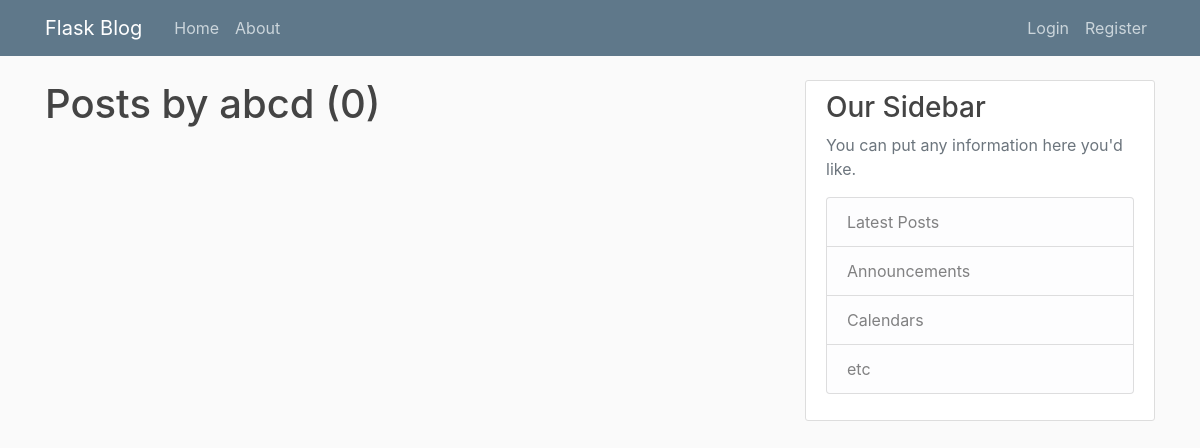
Page /user/abcd on the earlier database version.
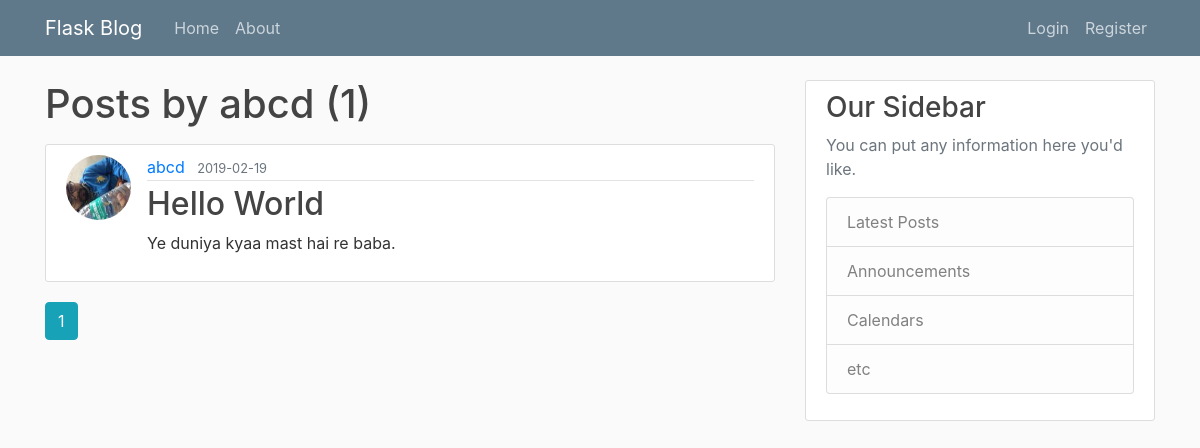
Same page on the later database version.
### blog/models.py (models this page shows, shortened)
class Post(db.Model):
	id=db.Column(db.Integer,primary_key=True)
	title=db.Column(db.String(100),nullable=False)
	date_posted=db.Column(db.DateTime,nullable=False,default=datetime.utcnow)
	content=db.Column(db.Text,nullable=False)
	user_id=db.Column(db.Integer,db.ForeignKey('user.id'),nullable=False)

class User(db.Model,UserMixin):
	id=db.Column(db.Integer,primary_key=True)
	username=db.Column(db.String(20),unique=True,nullable=False)
	email=db.Column(db.String(120),unique=True,nullable=False)
	user_image=db.Column(db.String(20),nullable=False,default='default.jpg')
	password=db.Column(db.String(60),nullable=True)
	posts=db.relationship('Post',backref='author',lazy=True)

### blog/routes.py (the view)
@app.route("/user/<string:username>")
def user_post(username):
	page=request.args.get('page',default=1,type=int)
	user=User.query.filter_by(username=username).first_or_404()
	post=Post.query.filter_by(author=user).order_by(Post.date_posted.desc()).paginate(page=page,per_page=5)
	return render_template('user_post.html',posts=post,user=user)

### blog/templates/user_post.html
{% extends "layout.html" %}
{% block content %}
  <h1 class="mb-3">Posts by {{ user.username }} ({{ posts.total }})</h1>
	{% for post in posts.items %}
		<article class="media content-section">
      <img class="rounded-circle article-img" src="{{ url_for('static',filename='profile_pics/'+post.author.user_image)}}">
      <div class="media-body">
        <div class="article-metadata">
          <a class="mr-2" href="{{ url_for('user_post',username=post.author.username) }}">{{ post.author.username }}</a>
          <small class="text-muted">{{ post.date_posted.strftime('%Y-%m-%d') }}</small>
        </div>
        <h2><a class="article-title" href="{{ url_for('post',post_id=post.id) }}">{{ post.title }}</a></h2>
        <p class="article-content">{{ post.content }}</p>
      </div>
    </article>
	{% endfor %}
  {% for page_num in posts.iter_pages(left_edge=1,right_edge=1,left_current=1,right_current=2) %}
    {% if page_num %}
      {% if posts.page==page_num %}
        <a class="btn btn-info mb-4" href="{{ url_for('user_post',username=user.username,page=page_num) }}">{{ page_num }}</a>
      {% else %}
        <a class="btn btn-outline-info mb-4" href="{{ url_for('user_post',username=user.username,page=page_num) }}">{{ page_num }}</a>
      {% endif %}
    {% else %}
      ...
    {% endif %}
  {% endfor %}
{% endblock %}

Differences in the rows shown:
added Post: user_image (picture), author.username "abcd", date_posted "2019-02-19", title "Hello World", content "Ye duniya kyaa mast hai re baba."
Other differences:
{{ posts.total }}: "0" → "1"
new list line: "1"
